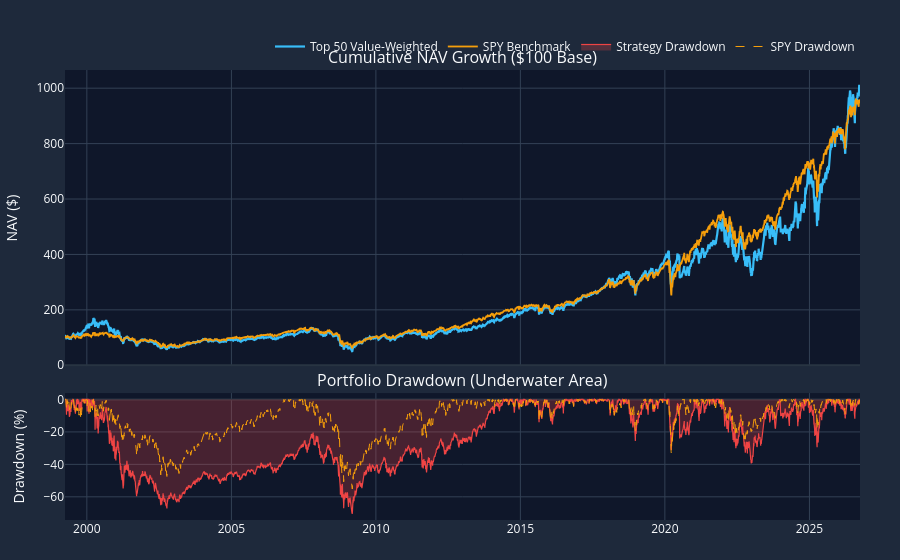

The code cell stored with this chart in its notebook:
### Markdown cell above
## View 4: Top 50 Value-Weighted Performance View (Strategy Evaluation)
Computes historical portfolio returns from normalized capital weights and evaluates risk-adjusted metrics against SPY.

### Code cell
df_all_prices = con.execute("SELECT date, ticker, adj_close FROM v_prices").df()
df_weights = portfolio_calc.compute_weights(df_constituents)

df_returns = portfolio_calc.compute_portfolio_returns(df_all_prices, df_weights, benchmark_ticker="SPY")
metrics = portfolio_calc.compute_performance_metrics(df_returns)

# Print Summary Scorecard
print("=" * 65)
print("STRATEGY SCORECARD: S&P 500 Top 50 Value-Weighted vs SPY")
print("=" * 65)
print(f"Total Trading Sessions : {metrics['n_trading_days']:,} days")
print(f"Cumulative Total Return: Strategy {metrics['strategy_total_return']*100:.2f}% | SPY {metrics.get('benchmark_total_return', 0)*100:.2f}%")
print(f"Compound Annual Return : Strategy {metrics['strategy_cagr']*100:.2f}% | SPY {metrics.get('benchmark_cagr', 0)*100:.2f}%")
print(f"Annualized Volatility  : Strategy {metrics['strategy_annualized_vol']*100:.2f}% | SPY {metrics.get('benchmark_annualized_vol', 0)*100:.2f}%")
print(f"Maximum Drawdown (MDD) : Strategy {metrics['strategy_mdd']*100:.2f}% | SPY {metrics.get('benchmark_mdd', 0)*100:.2f}%")
print(f"Sharpe Ratio (Rf=2%)   : Strategy {metrics['strategy_sharpe']:.2f} | SPY {metrics.get('benchmark_sharpe', 0):.2f}")
print(f"Alpha vs Benchmark     : {metrics.get('alpha', 0)*100:.2f}%")
print(f"Beta vs Benchmark      : {metrics.get('beta', 0):.2f}")
print("=" * 65)

# Dual-panel interactive Plotly figure
fig_perf = viz_render.render_performance_dashboard(metrics["detailed_df"])
fig_perf.show()

### Figure 1 — Plotly figure (JSON) as saved in the notebook; plotly's stock layout.template omitted (floating-point values rounded to 4 significant figures; data arrays with more than 128 entries replaced by an {"elided": "..."} marker saying what was removed)
{"data": [{"line": {"color": "#38bdf8", "width": 2.2}, "name": "Top 50 Value-Weighted", "type": "scatter", "x": {"elided": "6919 str values"}, "xaxis": "x", "y": {"elided": "6919 float values"}, "yaxis": "y"}, {"line": {"color": "#f59e0b", "width": 1.8}, "name": "SPY Benchmark", "type": "scatter", "x": {"elided": "6919 str values"}, "xaxis": "x", "y": {"elided": "6919 float values"}, "yaxis": "y"}, {"fill": "tozeroy", "fillcolor": "rgba(239, 68, 68, 0.25)", "line": {"color": "#ef4444", "width": 1.2}, "name": "Strategy Drawdown", "type": "scatter", "x": {"elided": "6919 str values"}, "xaxis": "x2", "y": {"elided": "6919 float values"}, "yaxis": "y2"}, {"line": {"color": "#f59e0b", "dash": "dash", "width": 1}, "name": "SPY Drawdown", "type": "scatter", "x": {"elided": "6919 str values"}, "xaxis": "x2", "y": {"elided": "6919 float values"}, "yaxis": "y2"}], "layout": {"annotations": [{"font": {"size": 16}, "showarrow": false, "text": "Cumulative NAV Growth ($100 Base)", "x": 0.5, "xanchor": "center", "xref": "paper", "y": 1.0, "yanchor": "bottom", "yref": "paper"}, {"font": {"size": 16}, "showarrow": false, "text": "Portfolio Drawdown (Underwater Area)", "x": 0.5, "xanchor": "center", "xref": "paper", "y": 0.282, "yanchor": "bottom", "yref": "paper"}], "font": {"color": "#f8fafc"}, "hovermode": "x unified", "legend": {"orientation": "h", "x": 1, "xanchor": "right", "y": 1.02, "yanchor": "bottom"}, "margin": {"b": 40, "l": 40, "r": 40, "t": 70}, "paper_bgcolor": "#1e293b", "plot_bgcolor": "#0f172a", "xaxis": {"anchor": "y", "domain": [0, 1], "gridcolor": "#334155", "matches": "x2", "showgrid": true, "showticklabels": false}, "xaxis2": {"anchor": "y2", "domain": [0, 1], "gridcolor": "#334155", "showgrid": true}, "yaxis": {"anchor": "x", "domain": [0.342, 1.0], "gridcolor": "#334155", "showgrid": true, "title": {"text": "NAV ($)"}}, "yaxis2": {"anchor": "x2", "domain": [0, 0.282], "gridcolor": "#334155", "showgrid": true, "title": {"text": "Drawdown (%)"}}}}
